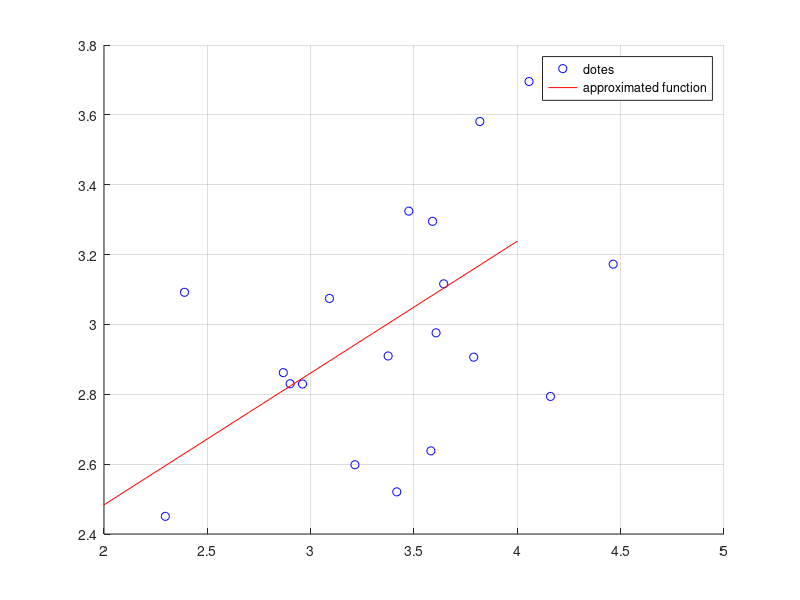

MATLAB code for this plot:
x = 2:0.1:4; 
y = 2:0.05:3; 
y_rand = rand(1,length(y)); 
x_rand= rand(1,length(x)); 
y2 = y + y_rand; 
x2 = x + x_rand; 

% least square method
N = length(x2); 
Mx = sum(x2); 
Mx2 = sum(x2.^2); 
My = sum(y2); 
Mxy = sum(x2.*y2); 

A = [Mx2 Mx; Mx N]; 
B = [Mxy; My]; 
X = A\B; 

% coefficients
ax = X(1);
bx = X(2);

% calculating straight
x3 = linspace(min(x),max(x),21); 
y3 = ax.*x3 + bx; 

hold on 
plot(x2,y2,'ob'); 
plot(x3,y3,'-r') 
grid on; 
legend('dotes', 'approximated function');